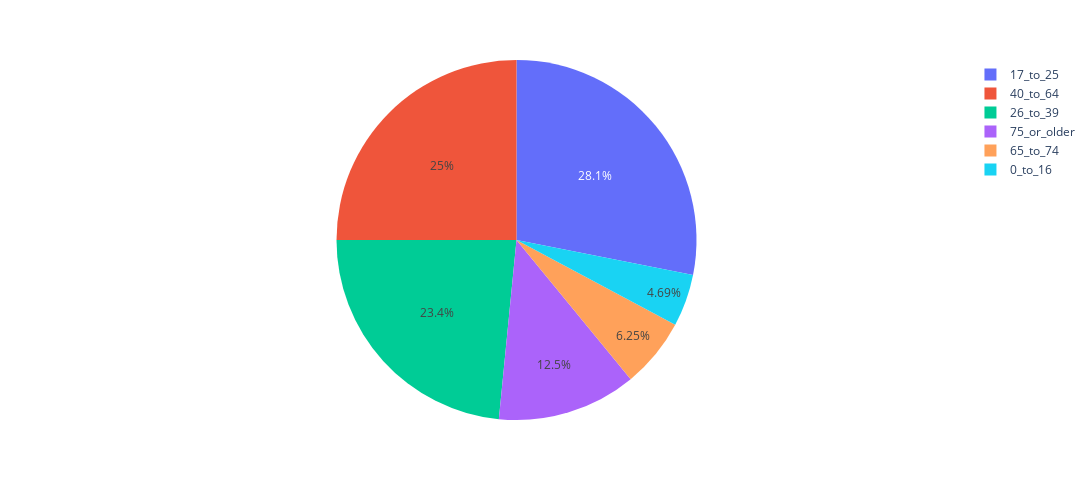

The notebook cell saved with this chart:
### Code cell
px.pie(data_frame=act_grouped_by_AgeGroup,values='Number Fatalities',names=act_grouped_by_AgeGroup.index, width= 1500, height= 500)

### Figure 1 — Plotly figure (JSON) as saved in the notebook; plotly's stock layout.template omitted (floating-point values rounded to 4 significant figures)
{"data": [{"domain": {"x": [0, 1], "y": [0, 1]}, "hovertemplate": "Age Group=%{label}<br>Number Fatalities=%{value}<extra></extra>", "labels": ["0_to_16", "17_to_25", "26_to_39", "40_to_64", "65_to_74", "75_or_older"], "legendgroup": "", "name": "", "showlegend": true, "type": "pie", "values": [3, 18, 15, 16, 4, 8]}], "layout": {"height": 500, "legend": {"tracegroupgap": 0}, "margin": {"t": 60}, "width": 1500}}
